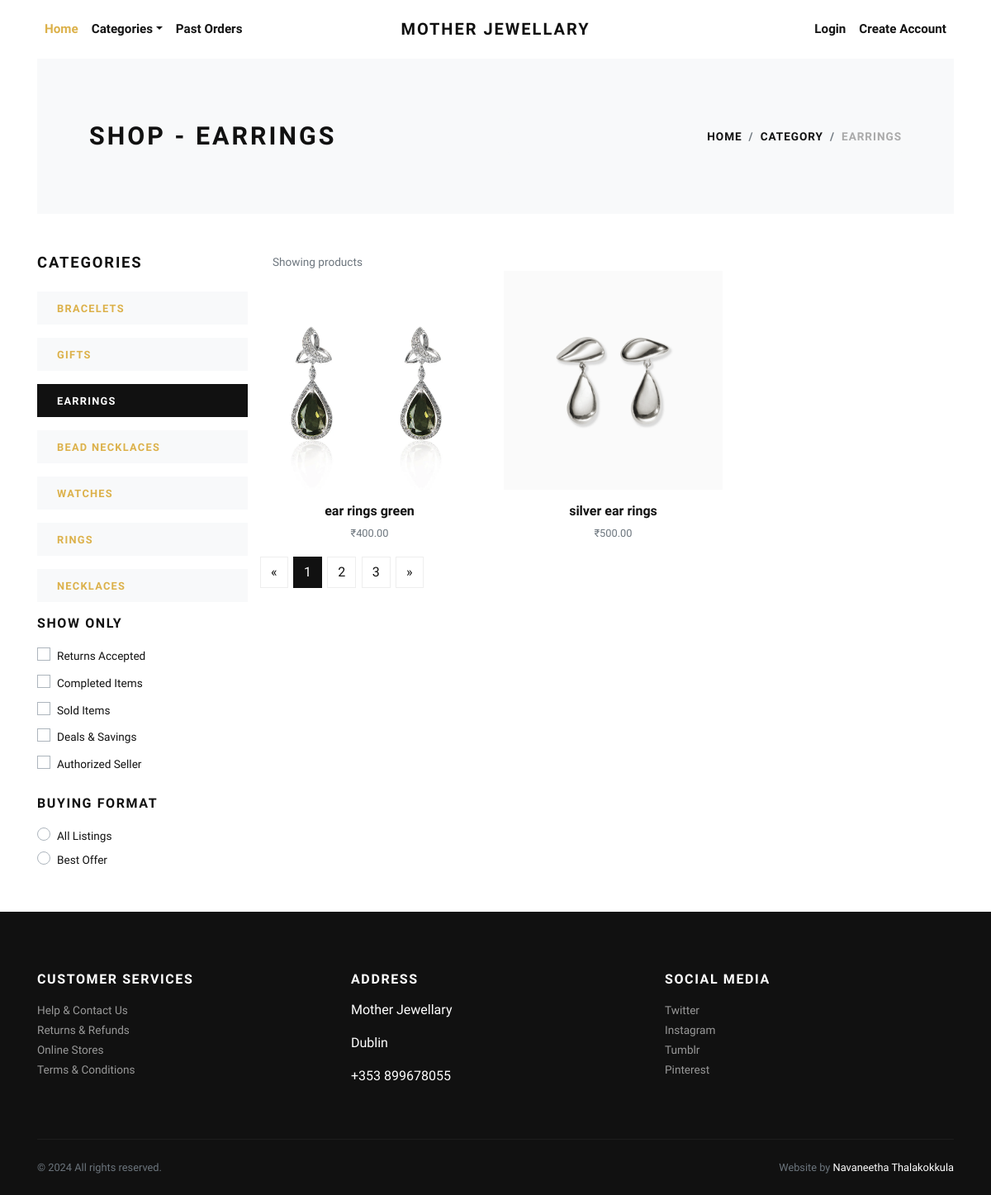
The page /earrings/ on the database its author committed.
### store/models.py (models this page shows, shortened)
class Category(models.Model):
    title = models.CharField(max_length=50, verbose_name="Category Title")
    slug = models.SlugField(max_length=55, verbose_name="Category Slug")
    description = models.TextField(blank=True, verbose_name="Category Description")
    category_image = models.ImageField(upload_to='category', blank=True, null=True, verbose_name="Category Image")
    is_active = models.BooleanField(verbose_name="Is Active?")
    is_featured = models.BooleanField(verbose_name="Is Featured?")
    created_at = models.DateTimeField(auto_now_add=True, verbose_name="Created Date")
    updated_at = models.DateTimeField(auto_now=True, verbose_name="Updated Date")
    class Meta:
        verbose_name_plural = 'Categories'
        ordering = ('-created_at', )

class Product(models.Model):
    title = models.CharField(max_length=150, verbose_name="Product Title")
    slug = models.SlugField(max_length=160, verbose_name="Product Slug")
    sku = models.CharField(max_length=255, unique=True, verbose_name="Unique Product ID (SKU)")
    short_description = models.TextField(verbose_name="Short Description")
    detail_description = models.TextField(blank=True, null=True, verbose_name="Detail Description")
    product_image = models.ImageField(upload_to='product', blank=True, null=True, verbose_name="Product Image")
    price = models.DecimalField(max_digits=8, decimal_places=2)
    category = models.ForeignKey(Category, verbose_name="Product Categoy", on_delete=models.CASCADE)
    is_active = models.BooleanField(verbose_name="Is Active?")
    is_featured = models.BooleanField(verbose_name="Is Featured?")
    created_at = models.DateTimeField(auto_now_add=True, verbose_name="Created Date")
    updated_at = models.DateTimeField(auto_now=True, verbose_name="Updated Date")
    class Meta:
        verbose_name_plural = 'Products'
        ordering = ('-created_at', )

### store/views.py (the view)
# urls.py: path('<slug:slug>/', views.category_products, name="category-products"),
def category_products(request, slug):
    category = get_object_or_404(Category, slug=slug)
    products = Product.objects.filter(is_active=True, category=category)
    categories = Category.objects.filter(is_active=True)
    context = {
        'category': category,
        'products': products,
        'categories': categories,
    }
    return render(request, 'store/category_products.html', context)

### store/context_preprocessors.py (called while the page is built)
def store_menu(request):
    categories = Category.objects.filter(is_active=True)
    context = {
        'categories_menu': categories,
    }
    return context

def cart_menu(request):
    if request.user.is_authenticated:
        cart_items= Cart.objects.filter(user=request.user)
        context = {
            'cart_items': cart_items,
        }
    else:
        context = {}
    return context

### templates/store/category_products.html (shortened to what this page needs)
{% extends 'base.html' %}
{% load static %}
    {% block content %}
      <div class="container">
        <section class="py-5 bg-light">
          <div class="container">
            <div class="row px-4 px-lg-5 py-lg-4 align-items-center">
              <div class="col-lg-6">
                <h1 class="h2 text-uppercase mb-0">Shop - {{category.title}}</h1>
              </div>
              <div class="col-lg-6 text-lg-right">
                <nav aria-label="breadcrumb">
                  <ol class="breadcrumb justify-content-lg-end mb-0 px-0">
                    <li class="breadcrumb-item"><a href="{% url 'store:home' %}">Home</a></li>
                    <li class="breadcrumb-item"><a href="{% url 'store:all-categories' %}">Category</a></li>
                    <li class="breadcrumb-item active" aria-current="page">{{category.title}}</li>
                  </ol>
                </nav>
              </div>
            </div>
          </div>
        </section>
        <section class="py-5">
          <div class="container p-0">
            <div class="row">
              <div class="col-lg-3 order-2 order-lg-1">
                <h5 class="text-uppercase mb-4">Categories</h5>
                {% if categories %}
                  {% for cat in categories %}
                    <a href="{% url 'store:category-products' cat.slug %}">
                      <div class="py-2 px-4 {% if category == cat %}bg-dark text-white {% else %}bg-light{% endif %} mb-3">
                        <strong class="small text-uppercase font-weight-bold">{{cat.title}}</strong>
                      </div>
                    </a>
                  {% endfor %}
                {% endif %}
                <h6 class="text-uppercase mb-3">Show only</h6>
                <div class="custom-control custom-checkbox mb-1">
                  <label class="custom-control-label text-small" for="customCheck1">Returns Accepted</label>
                </div>
                <div class="custom-control custom-checkbox mb-1">
                  <label class="custom-control-label text-small" for="customCheck3">Completed Items</label>
                </div>
                <div class="custom-control custom-checkbox mb-1">
                  <label class="custom-control-label text-small" for="customCheck4">Sold Items</label>
                </div>
                <div class="custom-control custom-checkbox mb-1">
                  <label class="custom-control-label text-small" for="customCheck5">Deals &amp; Savings</label>
                </div>
                <div class="custom-control custom-checkbox mb-4">
                  <label class="custom-control-label text-small" for="customCheck6">Authorized Seller</label>
                </div>
                <h6 class="text-uppercase mb-3">Buying format</h6>
                <div class="custom-control custom-radio">
                  <label class="custom-control-label text-small" for="customRadio1">All Listings</label>
                </div>
                <div class="custom-control custom-radio">
                  <label class="custom-control-label text-small" for="customRadio2">Best Offer</label>
                </div>
              </div>
              <div class="col-lg-9 order-1 order-lg-2 mb-5 mb-lg-0">
                <div class="row mb-3 align-items-center">
                  <div class="col-lg-6 mb-2 mb-lg-0">
                    <p class="text-small text-muted mb-0">Showing products</p>
                  </div>
                <div class="row">
                  {% if products %}
                    {% for product in products %}
                      <div class="col-lg-4 col-sm-6">
                        <div class="product text-center">
                          <div class="mb-3 position-relative">
                            <a class="d-block" href="{% url 'store:product-detail' product.slug %}">
                              {% if product.product_image %}
                                <img class="img-fluid w-100" src="{{product.product_image.url}}" alt="{{product.title}}">
                              {% else %}
                                <img class="img-fluid w-100" src="{% static 'img/product-1.jpg' %}" alt="{{product.title}}">
                              {% endif %}
                            </a>
                          </div>
                          <h6> <a class="reset-anchor" href="{% url 'store:product-detail' product.slug %}">{{product.title}}</a></h6>
                          <p class="small text-muted">₹{{product.price}}</p>
                        </div>
                      </div>
                    {% endfor %}
                  {% endif %}
                </div>
                <nav aria-label="Page navigation example">
                  <ul class="pagination justify-content-center justify-content-lg-end">
                    <li class="page-item"><a class="page-link" href="#" aria-label="Previous"><span aria-hidden="true">«</span></a></li>
                    <li class="page-item active"><a class="page-link" href="#">1</a></li>
                    <li class="page-item"><a class="page-link" href="#">2</a></li>
                    <li class="page-item"><a class="page-link" href="#">3</a></li>
                    <li class="page-item"><a class="page-link" href="#" aria-label="Next"><span aria-hidden="true">»</span></a></li>
                  </ul>
                </nav>
              </div>
            </div>
          </div>
        </section>
      </div>
      {% endblock content %}

### jewelryshop/static/css/style.default.css (style rules this page uses)
.text-small { font-size: 0.85rem !important; }
strong { font-weight: 700; }
.product img { -webkit-filter: grayscale(40%); filter: grayscale(40%); transition: all 0.3s; }
.text-uppercase { text-transform: uppercase; letter-spacing: 0.1em; }
.reset-anchor { color: inherit; transition: all 0.3s; }
body { font-family: "Libre Franklin", sans-serif; font-size: 1rem; font-weight: 400; line-height: 1.5; color: #111111; background-color: #fff; }
a { color: #dcb14a; text-decoration: none; }
h1, h2, h3, h4, h5, h6, .h1, .h2, .h3, .h4, .h5, .h6 { margin-bottom: 0.5rem; font-family: inherit; font-weight: 900; line-height: 1.2; color: inherit; }
h1, .h1 { font-size: 2.2rem; }
h2, .h2 { font-size: 1.9rem; }
h5, .h5 { font-size: 1.15rem; }
h6, .h6 { font-size: 1rem; }
small, .small { font-size: 80%; font-weight: 400; }
.page-item:first-child .page-link { border-top-left-radius: 0; border-bottom-left-radius: 0; }
.page-item:last-child .page-link { border-top-right-radius: 0; border-bottom-right-radius: 0; }
.page-item.active .page-link { color: #fff; background-color: #111111; border-color: #111111; }
.page-link { padding: 0.5rem 0.75rem; line-height: 1.25; color: #111111; background-color: none; border: 1px solid #eee; margin: 0.2rem; transition: all 0.3s; }
.bg-light { background-color: #f8f9fa !important; }
.bg-dark { background-color: #111111 !important; }
.custom-checkbox .custom-control-label::before { border-radius: 0; }
.custom-radio .custom-control-label::before { border-radius: 50%; }
.custom-control-label { font-weight: 400; line-height: 2.1em; cursor: pointer; }
.breadcrumb { background: #f8f9fa; }
.breadcrumb-item { font-size: 0.85rem; text-transform: uppercase; letter-spacing: 0.07em; font-weight: 900; color: #111111; }
.breadcrumb-item a { color: inherit; transition: all 0.3s; }
.breadcrumb-item.active { color: #aaa; }

### rows shown on the page
Category: title "EARRINGS"
Category: title "BRACELETS"
Category: title "GIFTS"
Category: title "BEAD NECKLACES"
Category: title "WATCHES"
Category: title "RINGS"
Category: title "NECKLACES"
Product: product_image (picture), title "ear rings green", price "400.00"
Product: product_image (picture), title "silver ear rings", price "500.00"
